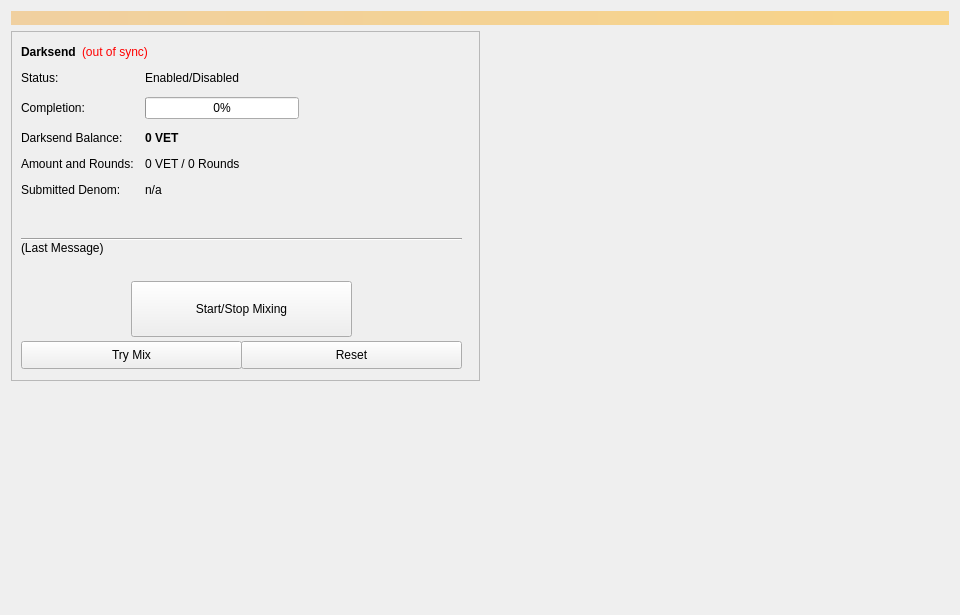
<?xml version="1.0" encoding="UTF-8"?>
<ui version="4.0">
 <class>Coinmix</class>
 <widget class="QWidget" name="Coinmix">
  <property name="geometry">
   <rect>
    <x>0</x>
    <y>0</y>
    <width>960</width>
    <height>615</height>
   </rect>
  </property>
  <property name="minimumSize">
   <size>
    <width>960</width>
    <height>0</height>
   </size>
  </property>
  <property name="windowTitle">
   <string>Form</string>
  </property>
  <layout class="QVBoxLayout" name="topLayout">
   <item>
    <widget class="QLabel" name="labelAlerts">
     <property name="visible">
      <bool>false</bool>
     </property>
     <property name="styleSheet">
      <string notr="true">background-color: qlineargradient(x1: 0, y1: 0, x2: 1, y2: 0, stop:0 #F0D0A0, stop:1 #F8D488); color:#000000;</string>
     </property>
     <property name="wordWrap">
      <bool>true</bool>
     </property>
     <property name="margin">
      <number>3</number>
     </property>
    </widget>
   </item>
   <item>
    <layout class="QHBoxLayout" name="horizontalLayout" stretch="1,1">
     <item>
      <layout class="QVBoxLayout" name="verticalLayout_2">
       <item>
        <widget class="QFrame" name="frameDarksend">
         <property name="minimumSize">
          <size>
           <width>0</width>
           <height>350</height>
          </size>
         </property>
         <property name="layoutDirection">
          <enum>Qt::LeftToRight</enum>
         </property>
         <property name="frameShape">
          <enum>QFrame::StyledPanel</enum>
         </property>
         <property name="frameShadow">
          <enum>QFrame::Raised</enum>
         </property>
         <widget class="QWidget" name="formLayoutWidget">
          <property name="geometry">
           <rect>
            <x>10</x>
            <y>40</y>
            <width>451</width>
            <height>161</height>
           </rect>
          </property>
          <layout class="QFormLayout" name="formLayout">
           <property name="fieldGrowthPolicy">
            <enum>QFormLayout::AllNonFixedFieldsGrow</enum>
           </property>
           <property name="horizontalSpacing">
            <number>11</number>
           </property>
           <property name="verticalSpacing">
            <number>12</number>
           </property>
           <item row="0" column="0">
            <widget class="QLabel" name="label_6">
             <property name="text">
              <string>Status:</string>
             </property>
            </widget>
           </item>
           <item row="1" column="0">
            <widget class="QLabel" name="label_7">
             <property name="text">
              <string>Completion:</string>
             </property>
            </widget>
           </item>
           <item row="1" column="1">
            <widget class="QProgressBar" name="DarksendProgress">
             <property name="maximumSize">
              <size>
               <width>154</width>
               <height>16777215</height>
              </size>
             </property>
             <property name="value">
              <number>0</number>
             </property>
            </widget>
           </item>
           <item row="2" column="0">
            <widget class="QLabel" name="labelAnonymizedText">
             <property name="text">
              <string>Darksend Balance:</string>
             </property>
            </widget>
           </item>
           <item row="2" column="1">
            <widget class="QLabel" name="labelAnonymized">
             <property name="font">
              <font>
               <weight>75</weight>
               <bold>true</bold>
              </font>
             </property>
             <property name="text">
              <string notr="true">0 VET</string>
             </property>
            </widget>
           </item>
           <item row="3" column="0">
            <widget class="QLabel" name="label_8">
             <property name="text">
              <string>Amount and Rounds:</string>
             </property>
            </widget>
           </item>
           <item row="3" column="1">
            <widget class="QLabel" name="labelAmountRounds">
             <property name="text">
              <string>0 VET / 0 Rounds</string>
             </property>
            </widget>
           </item>
           <item row="4" column="0">
            <widget class="QLabel" name="label_9">
             <property name="text">
              <string>Submitted Denom:</string>
             </property>
            </widget>
           </item>
           <item row="4" column="1">
            <widget class="QLabel" name="labelSubmittedDenom">
             <property name="toolTip">
              <string>The denominations you submitted to the Masternode.&lt;br&gt;To mix, other users must submit the exact same denominations.</string>
             </property>
             <property name="text">
              <string>n/a</string>
             </property>
            </widget>
           </item>
           <item row="0" column="1">
            <widget class="QLabel" name="DarksendEnabled">
             <property name="text">
              <string>Enabled/Disabled</string>
             </property>
            </widget>
           </item>
          </layout>
         </widget>
         <widget class="QPushButton" name="runAutoDenom">
          <property name="geometry">
           <rect>
            <x>251</x>
            <y>17</y>
            <width>1</width>
            <height>1</height>
           </rect>
          </property>
          <property name="palette">
           <palette>
            <active>
             <colorrole role="WindowText">
              <brush brushstyle="SolidPattern">
               <color alpha="255">
                <red>0</red>
                <green>0</green>
                <blue>0</blue>
               </color>
              </brush>
             </colorrole>
             <colorrole role="Button">
              <brush brushstyle="SolidPattern">
               <color alpha="255">
                <red>239</red>
                <green>238</green>
                <blue>238</blue>
               </color>
              </brush>
             </colorrole>
             <colorrole role="Light">
              <brush brushstyle="SolidPattern">
               <color alpha="255">
                <red>255</red>
                <green>255</green>
                <blue>255</blue>
               </color>
              </brush>
             </colorrole>
             <colorrole role="Midlight">
              <brush brushstyle="SolidPattern">
               <color alpha="255">
                <red>247</red>
                <green>246</green>
                <blue>246</blue>
               </color>
              </brush>
             </colorrole>
             <colorrole role="Dark">
              <brush brushstyle="SolidPattern">
               <color alpha="255">
                <red>119</red>
                <green>119</green>
                <blue>119</blue>
               </color>
              </brush>
             </colorrole>
             <colorrole role="Mid">
              <brush brushstyle="SolidPattern">
               <color alpha="255">
                <red>159</red>
                <green>159</green>
                <blue>159</blue>
               </color>
              </brush>
             </colorrole>
             <colorrole role="Text">
              <brush brushstyle="SolidPattern">
               <color alpha="255">
                <red>0</red>
                <green>0</green>
                <blue>0</blue>
               </color>
              </brush>
             </colorrole>
             <colorrole role="BrightText">
              <brush brushstyle="SolidPattern">
               <color alpha="255">
                <red>255</red>
                <green>255</green>
                <blue>255</blue>
               </color>
              </brush>
             </colorrole>
             <colorrole role="ButtonText">
              <brush brushstyle="SolidPattern">
               <color alpha="255">
                <red>0</red>
                <green>0</green>
                <blue>0</blue>
               </color>
              </brush>
             </colorrole>
             <colorrole role="Base">
              <brush brushstyle="SolidPattern">
               <color alpha="255">
                <red>255</red>
                <green>255</green>
                <blue>255</blue>
               </color>
              </brush>
             </colorrole>
             <colorrole role="Window">
              <brush brushstyle="SolidPattern">
               <color alpha="255">
                <red>239</red>
                <green>238</green>
                <blue>238</blue>
               </color>
              </brush>
             </colorrole>
             <colorrole role="Shadow">
              <brush brushstyle="SolidPattern">
               <color alpha="255">
                <red>0</red>
                <green>0</green>
                <blue>0</blue>
               </color>
              </brush>
             </colorrole>
             <colorrole role="AlternateBase">
              <brush brushstyle="SolidPattern">
               <color alpha="255">
                <red>247</red>
                <green>246</green>
                <blue>246</blue>
               </color>
              </brush>
             </colorrole>
             <colorrole role="ToolTipBase">
              <brush brushstyle="SolidPattern">
               <color alpha="255">
                <red>255</red>
                <green>255</green>
                <blue>220</blue>
               </color>
              </brush>
             </colorrole>
             <colorrole role="ToolTipText">
              <brush brushstyle="SolidPattern">
               <color alpha="255">
                <red>0</red>
                <green>0</green>
                <blue>0</blue>
               </color>
              </brush>
             </colorrole>
            </active>
            <inactive>
             <colorrole role="WindowText">
              <brush brushstyle="SolidPattern">
               <color alpha="255">
                <red>0</red>
                <green>0</green>
                <blue>0</blue>
               </color>
              </brush>
             </colorrole>
             <colorrole role="Button">
              <brush brushstyle="SolidPattern">
               <color alpha="255">
                <red>239</red>
                <green>238</green>
                <blue>238</blue>
               </color>
              </brush>
             </colorrole>
             <colorrole role="Light">
              <brush brushstyle="SolidPattern">
               <color alpha="255">
                <red>255</red>
                <green>255</green>
                <blue>255</blue>
               </color>
              </brush>
             </colorrole>
             <colorrole role="Midlight">
              <brush brushstyle="SolidPattern">
               <color alpha="255">
                <red>247</red>
                <green>246</green>
                <blue>246</blue>
               </color>
              </brush>
             </colorrole>
             <colorrole role="Dark">
              <brush brushstyle="SolidPattern">
               <color alpha="255">
                <red>119</red>
                <green>119</green>
                <blue>119</blue>
               </color>
              </brush>
             </colorrole>
             <colorrole role="Mid">
              <brush brushstyle="SolidPattern">
               <color alpha="255">
                <red>159</red>
                <green>159</green>
                <blue>159</blue>
               </color>
              </brush>
             </colorrole>
             <colorrole role="Text">
              <brush brushstyle="SolidPattern">
               <color alpha="255">
                <red>0</red>
                <green>0</green>
                <blue>0</blue>
               </color>
              </brush>
             </colorrole>
             <colorrole role="BrightText">
              <brush brushstyle="SolidPattern">
               <color alpha="255">
                <red>255</red>
                <green>255</green>
                <blue>255</blue>
               </color>
              </brush>
             </colorrole>
             <colorrole role="ButtonText">
              <brush brushstyle="SolidPattern">
               <color alpha="255">
                <red>0</red>
                <green>0</green>
                <blue>0</blue>
               </color>
              </brush>
             </colorrole>
             <colorrole role="Base">
              <brush brushstyle="SolidPattern">
               <color alpha="255">
                <red>255</red>
                <green>255</green>
                <blue>255</blue>
               </color>
              </brush>
             </colorrole>
             <colorrole role="Window">
              <brush brushstyle="SolidPattern">
               <color alpha="255">
                <red>239</red>
                <green>238</green>
                <blue>238</blue>
               </color>
              </brush>
             </colorrole>
             <colorrole role="Shadow">
              <brush brushstyle="SolidPattern">
               <color alpha="255">
                <red>0</red>
                <green>0</green>
                <blue>0</blue>
               </color>
              </brush>
             </colorrole>
             <colorrole role="AlternateBase">
              <brush brushstyle="SolidPattern">
               <color alpha="255">
                <red>247</red>
                <green>246</green>
                <blue>246</blue>
               </color>
              </brush>
             </colorrole>
             <colorrole role="ToolTipBase">
              <brush brushstyle="SolidPattern">
               <color alpha="255">
                <red>255</red>
                <green>255</green>
                <blue>220</blue>
               </color>
              </brush>
             </colorrole>
             <colorrole role="ToolTipText">
              <brush brushstyle="SolidPattern">
               <color alpha="255">
                <red>0</red>
                <green>0</green>
                <blue>0</blue>
               </color>
              </brush>
             </colorrole>
            </inactive>
            <disabled>
             <colorrole role="WindowText">
              <brush brushstyle="SolidPattern">
               <color alpha="255">
                <red>119</red>
                <green>119</green>
                <blue>119</blue>
               </color>
              </brush>
             </colorrole>
             <colorrole role="Button">
              <brush brushstyle="SolidPattern">
               <color alpha="255">
                <red>239</red>
                <green>238</green>
                <blue>238</blue>
               </color>
              </brush>
             </colorrole>
             <colorrole role="Light">
              <brush brushstyle="SolidPattern">
               <color alpha="255">
                <red>255</red>
                <green>255</green>
                <blue>255</blue>
               </color>
              </brush>
             </colorrole>
             <colorrole role="Midlight">
              <brush brushstyle="SolidPattern">
               <color alpha="255">
                <red>247</red>
                <green>246</green>
                <blue>246</blue>
               </color>
              </brush>
             </colorrole>
             <colorrole role="Dark">
              <brush brushstyle="SolidPattern">
               <color alpha="255">
                <red>119</red>
                <green>119</green>
                <blue>119</blue>
               </color>
              </brush>
             </colorrole>
             <colorrole role="Mid">
              <brush brushstyle="SolidPattern">
               <color alpha="255">
                <red>159</red>
                <green>159</green>
                <blue>159</blue>
               </color>
              </brush>
             </colorrole>
             <colorrole role="Text">
              <brush brushstyle="SolidPattern">
               <color alpha="255">
                <red>119</red>
                <green>119</green>
                <blue>119</blue>
               </color>
              </brush>
             </colorrole>
             <colorrole role="BrightText">
              <brush brushstyle="SolidPattern">
               <color alpha="255">
                <red>255</red>
                <green>255</green>
                <blue>255</blue>
               </color>
              </brush>
             </colorrole>
             <colorrole role="ButtonText">
              <brush brushstyle="SolidPattern">
               <color alpha="255">
                <red>119</red>
                <green>119</green>
                <blue>119</blue>
               </color>
              </brush>
             </colorrole>
             <colorrole role="Base">
              <brush brushstyle="SolidPattern">
               <color alpha="255">
                <red>239</red>
                <green>238</green>
                <blue>238</blue>
               </color>
              </brush>
             </colorrole>
             <colorrole role="Window">
              <brush brushstyle="SolidPattern">
               <color alpha="255">
                <red>239</red>
                <green>238</green>
                <blue>238</blue>
               </color>
              </brush>
             </colorrole>
             <colorrole role="Shadow">
              <brush brushstyle="SolidPattern">
               <color alpha="255">
                <red>0</red>
                <green>0</green>
                <blue>0</blue>
               </color>
              </brush>
             </colorrole>
             <colorrole role="AlternateBase">
              <brush brushstyle="SolidPattern">
               <color alpha="255">
                <red>239</red>
                <green>238</green>
                <blue>238</blue>
               </color>
              </brush>
             </colorrole>
             <colorrole role="ToolTipBase">
              <brush brushstyle="SolidPattern">
               <color alpha="255">
                <red>255</red>
                <green>255</green>
                <blue>220</blue>
               </color>
              </brush>
             </colorrole>
             <colorrole role="ToolTipText">
              <brush brushstyle="SolidPattern">
               <color alpha="255">
                <red>0</red>
                <green>0</green>
                <blue>0</blue>
               </color>
              </brush>
             </colorrole>
            </disabled>
           </palette>
          </property>
          <property name="focusPolicy">
           <enum>Qt::NoFocus</enum>
          </property>
          <property name="autoFillBackground">
           <bool>true</bool>
          </property>
          <property name="text">
           <string/>
          </property>
          <property name="flat">
           <bool>true</bool>
          </property>
         </widget>
         <widget class="QPushButton" name="toggleDarksend">
          <property name="geometry">
           <rect>
            <x>120</x>
            <y>250</y>
            <width>221</width>
            <height>56</height>
           </rect>
          </property>
          <property name="sizePolicy">
           <sizepolicy hsizetype="MinimumExpanding" vsizetype="Fixed">
            <horstretch>0</horstretch>
            <verstretch>0</verstretch>
           </sizepolicy>
          </property>
          <property name="text">
           <string>Start/Stop Mixing</string>
          </property>
         </widget>
         <widget class="Line" name="lineLastMessage">
          <property name="geometry">
           <rect>
            <x>10</x>
            <y>200</y>
            <width>441</width>
            <height>16</height>
           </rect>
          </property>
          <property name="orientation">
           <enum>Qt::Horizontal</enum>
          </property>
         </widget>
         <widget class="QLabel" name="DarksendStatus">
          <property name="geometry">
           <rect>
            <x>10</x>
            <y>210</y>
            <width>451</width>
            <height>43</height>
           </rect>
          </property>
          <property name="minimumSize">
           <size>
            <width>288</width>
            <height>43</height>
           </size>
          </property>
          <property name="text">
           <string>(Last Message)</string>
          </property>
          <property name="alignment">
           <set>Qt::AlignLeading|Qt::AlignLeft|Qt::AlignTop</set>
          </property>
          <property name="wordWrap">
           <bool>true</bool>
          </property>
         </widget>
         <widget class="QPushButton" name="DarksendAuto">
          <property name="geometry">
           <rect>
            <x>10</x>
            <y>310</y>
            <width>221</width>
            <height>28</height>
           </rect>
          </property>
          <property name="sizePolicy">
           <sizepolicy hsizetype="MinimumExpanding" vsizetype="Fixed">
            <horstretch>0</horstretch>
            <verstretch>0</verstretch>
           </sizepolicy>
          </property>
          <property name="toolTip">
           <string>Try to manually submit a Darksend request.</string>
          </property>
          <property name="text">
           <string>Try Mix</string>
          </property>
         </widget>
         <widget class="QPushButton" name="DarksendReset">
          <property name="geometry">
           <rect>
            <x>230</x>
            <y>310</y>
            <width>221</width>
            <height>28</height>
           </rect>
          </property>
          <property name="sizePolicy">
           <sizepolicy hsizetype="MinimumExpanding" vsizetype="Fixed">
            <horstretch>0</horstretch>
            <verstretch>0</verstretch>
           </sizepolicy>
          </property>
          <property name="toolTip">
           <string>Reset the current status of Darksend (can interrupt Darksend if it's in the process of Mixing, which can cost you money!)</string>
          </property>
          <property name="autoFillBackground">
           <bool>false</bool>
          </property>
          <property name="text">
           <string>Reset</string>
          </property>
         </widget>
         <widget class="QWidget" name="layoutWidget">
          <property name="geometry">
           <rect>
            <x>10</x>
            <y>10</y>
            <width>431</width>
            <height>22</height>
           </rect>
          </property>
          <layout class="QHBoxLayout" name="horizontalLayout_5">
           <item>
            <widget class="QLabel" name="label_2">
             <property name="font">
              <font>
               <weight>75</weight>
               <bold>true</bold>
              </font>
             </property>
             <property name="text">
              <string>Darksend</string>
             </property>
            </widget>
           </item>
           <item>
            <widget class="QLabel" name="labelDarksendSyncStatus">
             <property name="toolTip">
              <string>The displayed information may be out of date. Your wallet automatically synchronizes with the VET network after a connection is established, but this process has not completed yet.</string>
             </property>
             <property name="styleSheet">
              <string notr="true">QLabel { color: red; }</string>
             </property>
             <property name="text">
              <string notr="true">(out of sync)</string>
             </property>
             <property name="alignment">
              <set>Qt::AlignLeading|Qt::AlignLeft|Qt::AlignVCenter</set>
             </property>
            </widget>
           </item>
           <item>
            <spacer name="horizontalSpacer_4">
             <property name="orientation">
              <enum>Qt::Horizontal</enum>
             </property>
             <property name="sizeHint" stdset="0">
              <size>
               <width>40</width>
               <height>20</height>
              </size>
             </property>
            </spacer>
           </item>
          </layout>
         </widget>
        </widget>
       </item>
       <item>
        <spacer name="verticalSpacer">
         <property name="orientation">
          <enum>Qt::Vertical</enum>
         </property>
         <property name="sizeHint" stdset="0">
          <size>
           <width>20</width>
           <height>40</height>
          </size>
         </property>
        </spacer>
       </item>
      </layout>
     </item>
     <item>
      <layout class="QVBoxLayout" name="verticalLayout_3">
       <item>
        <spacer name="verticalSpacer_2">
         <property name="orientation">
          <enum>Qt::Vertical</enum>
         </property>
         <property name="sizeType">
          <enum>QSizePolicy::Expanding</enum>
         </property>
         <property name="sizeHint" stdset="0">
          <size>
           <width>20</width>
           <height>40</height>
          </size>
         </property>
        </spacer>
       </item>
      </layout>
     </item>
    </layout>
   </item>
  </layout>
 </widget>
 <resources/>
 <connections/>
</ui>
